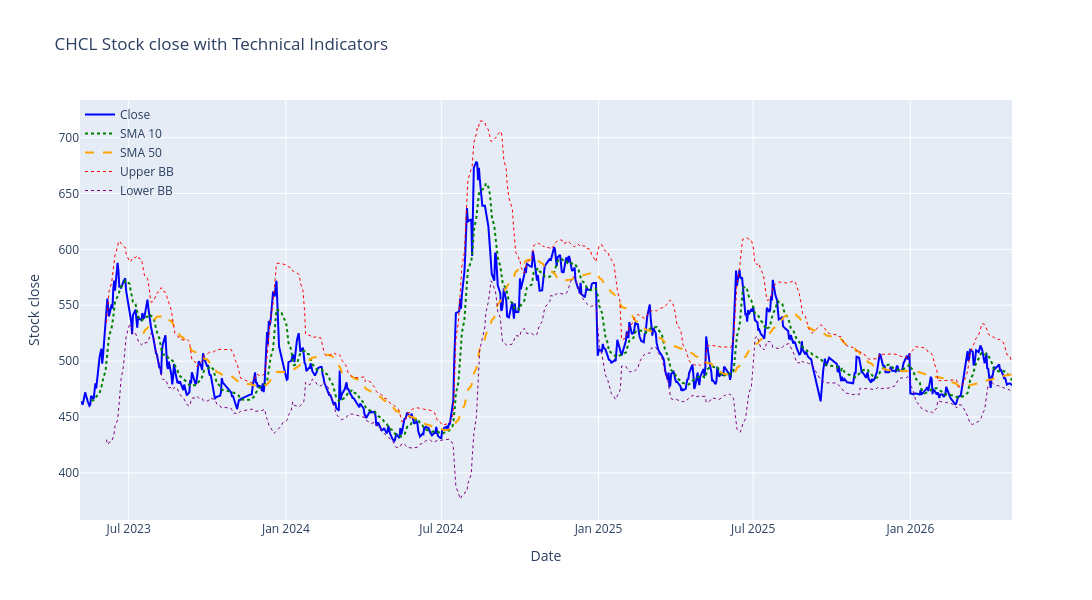

Notebook code for this chart:
### Code cell
# Plot technical analysis
import plotly.graph_objects as go


# Create the figure
fig = go.Figure()

# Add 'Close' close line
fig.add_trace(
    go.Scatter(
        x=df.index,
        y=df["close"],
        mode="lines",
        name="Close",
        line=dict(color="blue", width=2),
    )
)

# Add 'SMA 10' line
fig.add_trace(
    go.Scatter(
        x=df.index,
        y=df["SMA_10"],
        mode="lines",
        name="SMA 10",
        line=dict(color="green", width=2, dash="dot"),
    )
)

# Add 'SMA 50' line
fig.add_trace(
    go.Scatter(
        x=df.index,
        y=df["SMA_50"],
        mode="lines",
        name="SMA 50",
        line=dict(color="orange", width=2, dash="dash"),
    )
)

# Add 'Upper BB' line
fig.add_trace(
    go.Scatter(
        x=df.index,
        y=df["Upper_BB"],
        mode="lines",
        name="Upper BB",
        line=dict(color="red", width=1, dash="dot"),
    )
)

# Add 'Lower BB' line
fig.add_trace(
    go.Scatter(
        x=df.index,
        y=df["Lower_BB"],
        mode="lines",
        name="Lower BB",
        line=dict(color="purple", width=1, dash="dot"),
    )
)

# Update layout for a larger figure size and title
fig.update_layout(
    title=f"{stock_name} Stock close with Technical Indicators",
    xaxis_title="Date",
    yaxis_title="Stock close",
    legend=dict(
        x=0, y=1, bgcolor="rgba(255,255,255,0)", bordercolor="rgba(255,255,255,0)"
    ),
    autosize=False,
    width=1200,
    height=600,
)

# Show the plot
fig.show()

### Figure 1 — Plotly figure (JSON) as saved in the notebook; plotly's stock layout.template omitted (floating-point values rounded to 4 significant figures; data arrays with more than 128 entries replaced by an {"elided": "..."} marker saying what was removed)
{"data": [{"line": {"color": "blue", "width": 2}, "mode": "lines", "name": "Close", "type": "scatter", "x": {"elided": "680 str values"}, "y": {"elided": "680 float values"}}, {"line": {"color": "green", "dash": "dot", "width": 2}, "mode": "lines", "name": "SMA 10", "type": "scatter", "x": {"elided": "680 str values"}, "y": {"elided": "680 float values"}}, {"line": {"color": "orange", "dash": "dash", "width": 2}, "mode": "lines", "name": "SMA 50", "type": "scatter", "x": {"elided": "680 str values"}, "y": {"elided": "680 float values"}}, {"line": {"color": "red", "dash": "dot", "width": 1}, "mode": "lines", "name": "Upper BB", "type": "scatter", "x": {"elided": "680 str values"}, "y": {"elided": "680 float values"}}, {"line": {"color": "purple", "dash": "dot", "width": 1}, "mode": "lines", "name": "Lower BB", "type": "scatter", "x": {"elided": "680 str values"}, "y": {"elided": "680 float values"}}], "layout": {"autosize": false, "height": 600, "legend": {"bgcolor": "rgba(255,255,255,0)", "bordercolor": "rgba(255,255,255,0)", "x": 0, "y": 1}, "title": {"text": "CHCL Stock close with Technical Indicators"}, "width": 1200, "xaxis": {"title": {"text": "Date"}}, "yaxis": {"title": {"text": "Stock close"}}}}
